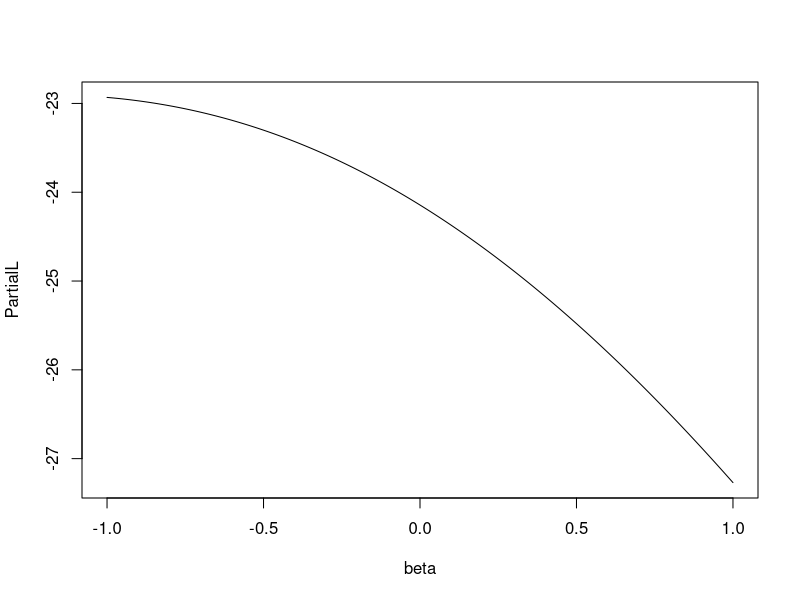
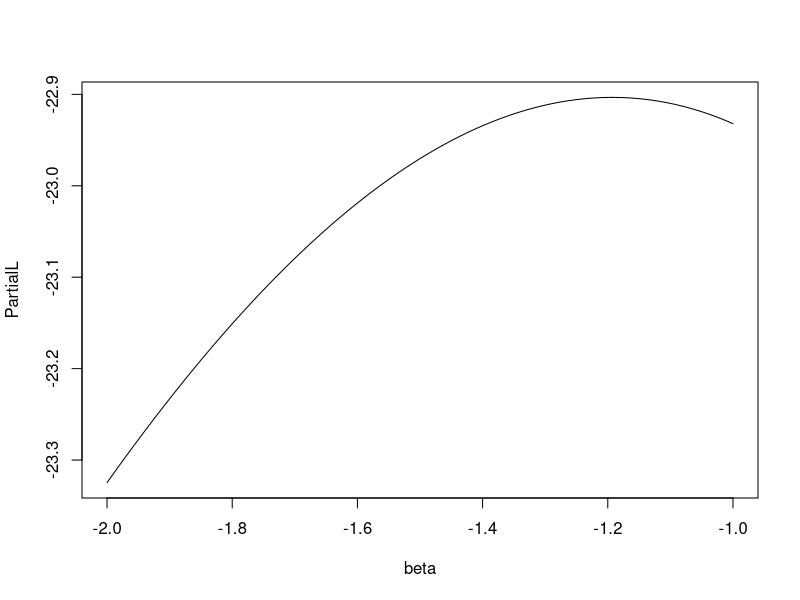
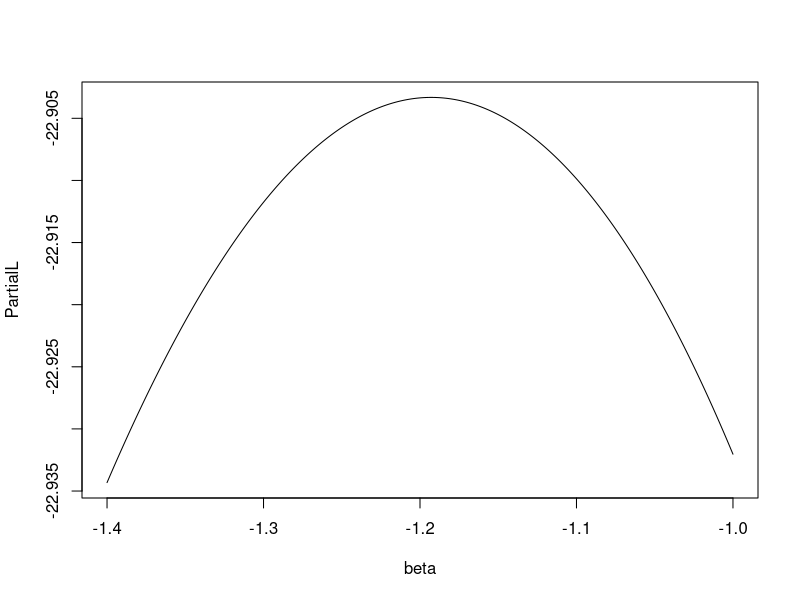
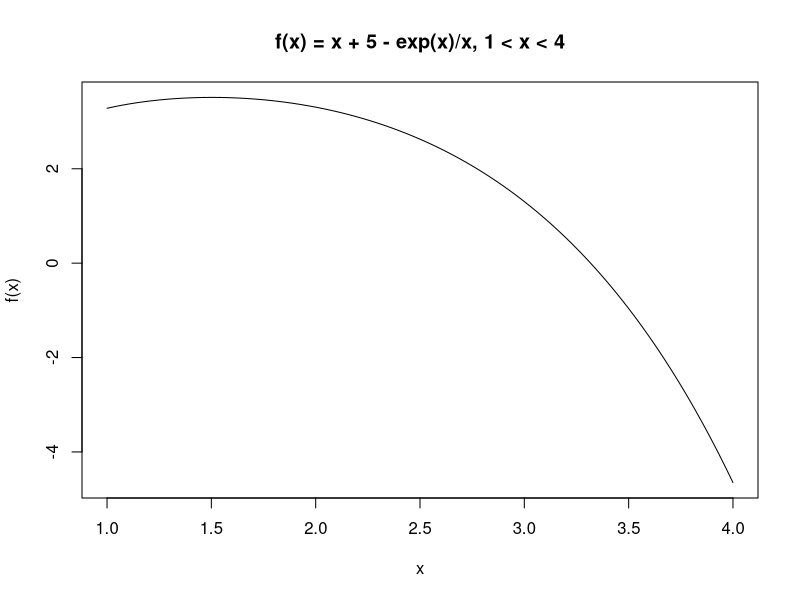
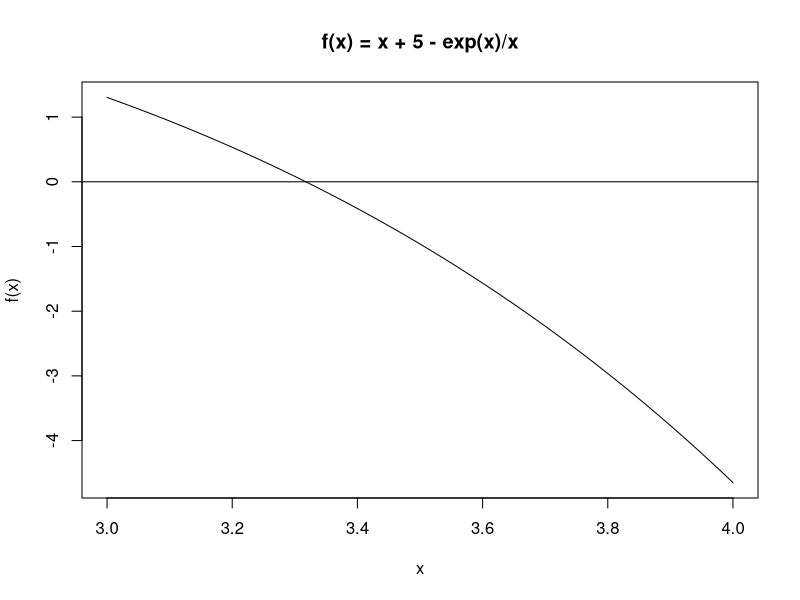
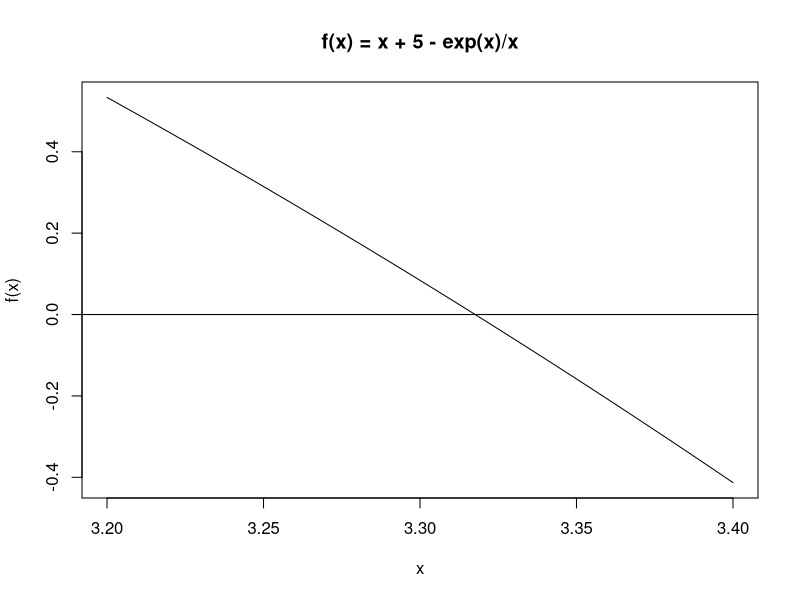
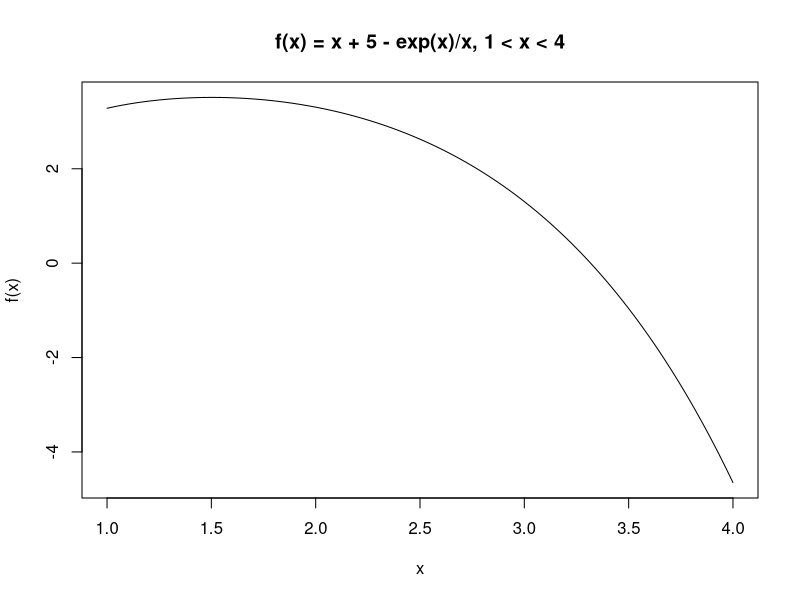

Write R code to recreate these figures, in order.
## ---- chunk 1
# Quit R
#q()
## ---- chunk 2
PartialL = function(b){
  x = exp(b)
  2 * b - log(14 + 15 * x) - log(12 + 14 * x) - log(12 + 13 * x) - 
    log(12 + 11 * x) - log(10 + 11 * x) - log(8 + 8 * x) - 
    log(7 + 8 * x) - log(6 + 8 * x)
}

# Example usage: Calculate the partial log-likelihood at b = 1
PartialL(1)
## ---- chunk 3
x = seq(-1, 1, length = 1000)
plot(x, PartialL(x), type = "l", xlab = "beta", ylab = "PartialL")
## ---- chunk 4
x = seq(-2.0, -1.0, length = 1000)
plot(x, PartialL(x), type = "l", xlab = "beta", ylab = "PartialL")
## ---- chunk 5
Plot.PartialL = function(Left, Right){
  x = seq(Left, Right, length = 1000)
  plot(x, PartialL(x), type = "l", xlab = "beta", ylab = "PartialL")
}

# Example usage
Plot.PartialL(-1.4, -1.0)
## ---- chunk 6
My.function <- function(X) X + 5 - exp(X) / X

# Example usage: Calculate the value of the function at X = 3
My.function(3)
## ---- chunk 7
x <- seq(1, 4, by = 0.001)
plot(x, My.function(x), type = "l", ylab = "f(x)",
     main = "f(x) = x + 5 - exp(x)/x, 1 < x < 4")
## ---- chunk 8
Solve.function <- function(Left, Right, By){
  x <- seq(Left, Right, by = By)
  plot(x, My.function(x), type = "l", ylab = "f(x)",
       main = "f(x) = x + 5 - exp(x)/x")
  abline(h = 0)
}

# Refine the solution range
Solve.function(3, 4, 0.001)
## ---- chunk 9
Solve.function(3.2, 3.4, 0.001)
## ---- chunk 10

## ---- chunk 11
Deriv <- function(x) 1 - exp(x) / x + exp(x) / x^2
## ---- chunk 12
Newton <- function(x) x - My.function(x) / Deriv(x)

# Example usage: Perform iterations
Newton(3)

Newton(3.37674)

Newton(3.31933)

# Perform four iterations in one go
Newton(Newton(Newton(Newton(3))))
## ---- chunk 13
plot(x, My.function(x), type = "l", ylab = "f(x)",
     main = "f(x) = x + 5 - exp(x)/x, 1 < x < 4")
